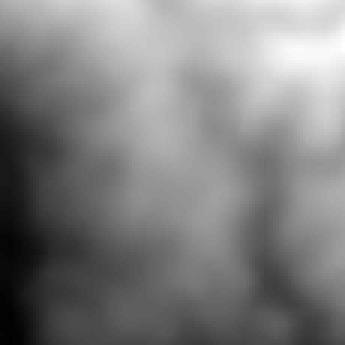
%> input picture heightmap.png, 115 x 115 px (shown 3 times larger)
$ octave showall_path.m   (GNU Octave 9; MATLAB toolbox functions it lacks are replaced by stand-ins)
%> lines starting %> are read from the running program, lines starting %| are printed output that depends on the picture; in (x1, y1, x2, y2) boxes, pixels count from 0 and x2, y2 are one past the last pixel; in counts of white or black regions, pixels touching at a corner belong together; the program's own positions count from 1
### IAstar_History_obs.m
%== history retain IA*-H with obstacles=====%

function [paths, costs,len] = IAstar_History_obs(HeightData, Obstacle_map, waypoints)
    % 使用 IA*-H 计算所有点对路径
    num_points = size(waypoints, 1);
    paths = cell(num_points, num_points);
    costs = zeros(num_points, num_points);
    len = zeros(num_points, num_points);
    N = size(HeightData,1);
    % 初始化 FRA* 状态
    g = inf(N);
    parent = zeros(N,N,3);
    Closed = false(N);
    Open = [];

    [m, u, thetaM , thetaB] = parameter();

    FLAG = true;
    % ===== 遍历所有点对 =====
    for i = 1:num_points
        FLAG = false;
        for j = 1:num_points
            if i == j
                continue
            end
            start = waypoints(i,:);
            goal  = waypoints(j,:);
            if FLAG == false
                % 第一次：运行完整 A*
                [path, Open, Closed, g, parent,costA,path_length] = Astar(HeightData, Obstacle_map, start, goal, g, parent, m, u, thetaM, thetaB);
                FLAG = true;
            else
                % 后续：直接调用 IA*-H 增量更新
                [path, Open, Closed, g, parent,costA,path_length] = IAH(HeightData, Obstacle_map, start, goal, Open, Closed, g, parent, m, u, thetaM, thetaB);
            end
            % 保存结果
            paths{i,j} = path;
            %paths{j,i} = flipud(path); % 反向路径
            if isempty(path)
                costs(i,j) = inf;
            else
                costs(i,j) = costA;
                len(i,j) = path_length;
            end
        end
    end
end

% [446 lines left out: functions IAH, Astar, Astar_continue, UpdateOpenHeuristic, cost, heuristic and 7 more, not called in this run]

### parameter.m
function [m, u, thetaM , thetaB] = parameter()
    m = 22;       % 质量 (kg)
    v = 0.35;     % 速度 (m/s)
    Pmax = 72;    % 最大功率 (W)
    u = 0.1;      % 摩擦系数
    us = 1.0;     % 静摩擦系数
    thetaf = calculateTHm(m, v, Pmax, u);  % 动力限制坡度
    thetaS = atan(us - u);                 % 静摩擦坡度
    thetaM = min(thetaf, thetaS);          % 最大可行坡度
    thetaB = -atan(u);                     % 刹车临界角
end


function thetam = calculateTHm(m,v,Pmax,u)
    Fmax = Pmax / v;
    temp = asin(Fmax / (m * 9.81 * sqrt(u*u + 1)));
    thetam = temp - atan(u);
end

### showall_path.m
% ===在密集场景中展示所有路径====%
HeightData = double(imread('heightmap.png'));
%> HeightData: size 115x115 double; min 201, max 285, mean 243.3; mean of the top-left, top-right, bottom-left and bottom-right quarters 247.4, 262.5, 224.7, 239
Obstacle_map = HeightData;
Obstacle_map(:) = 0;
%> Obstacle_map: size 115x115 double; every value is 0

% 设定多个点
waypoints = [
    98,101;
    %left
    107,87
    104,78
    104,69
    107,42
    107,33
    104,24
    101,15
    98,7

    %mid
    65,96;
    62,87;
    62,78;
    62,69;
    62,60;
    59,51;
    56,42;
    50,17;
    44,8;

    %right
    23,96
    26,87
    23,78
    23,69
    20,60
    20,33
    17,24
    14,15
    14,7
];

figure(1)
x=1:115;
y=1:115;
[x1,y1]=meshgrid(x,y);
surf(x1, y1, HeightData), shading interp, colorbar
hold on

for i = 45:80
    if mod(i,3) == 2
        plot3(i', 101',HeightData(101,i)+5,'bo','MarkerSize',5,...
                               'MarkerEdgeColor','none',...
                               'MarkerFaceColor','g',...
                               'MarkerSize',6)
        set(gca, 'LooseInset', [0,0,0,0]);
    end
    Obstacle_map(i,101) = 1;
end
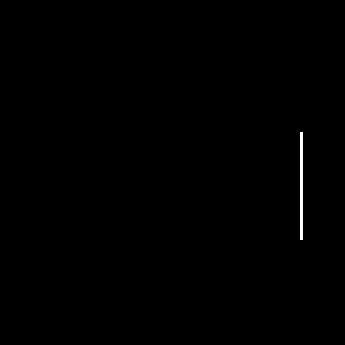
%> Obstacle_map: size 115x115 double (shown 3 times larger); values 0 (black) and 1 (white), 0.27% white in thin lines or dots, all inside (x1, y1, x2, y2) = (100, 44, 101, 80)

for i = 49:82
    if mod(i,3) == 2
        plot3(i', 92',HeightData(92,i)+5,'bo','MarkerSize',5,...
                               'MarkerEdgeColor','none',...
                               'MarkerFaceColor','g',...
                               'MarkerSize',6)
        set(gca, 'LooseInset', [0,0,0,0]);
    end
    Obstacle_map(i,92) = 1;
end
%> Obstacle_map: size 115x115 double; values 0 (black) and 1 (white), 0.53% white in thin lines or dots, all inside (x1, y1, x2, y2) = (91, 44, 101, 82)

for i = 49:78
    if mod(i,3) == 2
        plot3(i', 83',HeightData(83,i)+5,'bo','MarkerSize',5,...
                               'MarkerEdgeColor','none',...
                               'MarkerFaceColor','g',...
                               'MarkerSize',6)
        set(gca, 'LooseInset', [0,0,0,0]);
    end
    Obstacle_map(i,83) = 1;
end
%> Obstacle_map: size 115x115 double; values 0 (black) and 1 (white), 0.76% white in thin lines or dots, all inside (x1, y1, x2, y2) = (82, 44, 101, 82)


for i = 45:78
    if mod(i,3) == 2
        plot3(i', 74',HeightData(74,i)+5,'bo','MarkerSize',5,...
                               'MarkerEdgeColor','none',...
                               'MarkerFaceColor','g',...
                               'MarkerSize',6)
        set(gca, 'LooseInset', [0,0,0,0]);
    end
    Obstacle_map(i,74) = 1;
end
%> Obstacle_map: size 115x115 double; values 0 (black) and 1 (white), 1% white in thin lines or dots, all inside (x1, y1, x2, y2) = (73, 44, 101, 82)

for i = 45:78
    if mod(i,3) == 2
        plot3(i', 65',HeightData(65,i)+5,'bo','MarkerSize',5,...
                               'MarkerEdgeColor','none',...
                               'MarkerFaceColor','g',...
                               'MarkerSize',6)
        set(gca, 'LooseInset', [0,0,0,0]);
    end
    Obstacle_map(i,65) = 1;
end
%> Obstacle_map: size 115x115 double; values 0 (black) and 1 (white), 1.3% white in thin lines or dots, all inside (x1, y1, x2, y2) = (64, 44, 101, 82)

for i = 45:78
    if mod(i,3) == 2
        plot3(i', 56',HeightData(56,i)+5,'bo','MarkerSize',5,...
                               'MarkerEdgeColor','none',...
                               'MarkerFaceColor','g',...
                               'MarkerSize',6)
        set(gca, 'LooseInset', [0,0,0,0]);
    end
    Obstacle_map(i,56) = 1;
end
%> Obstacle_map: size 115x115 double; values 0 (black) and 1 (white), 1.5% white in thin lines or dots, all inside (x1, y1, x2, y2) = (55, 44, 101, 82)

for i = 45:70
    if mod(i,3) == 2
        plot3(i', 47',HeightData(47,i)+5,'bo','MarkerSize',5,...
                               'MarkerEdgeColor','none',...
                               'MarkerFaceColor','g',...
                               'MarkerSize',6)
        set(gca, 'LooseInset', [0,0,0,0]);
    end
    Obstacle_map(i,47) = 1;
end
%> Obstacle_map: size 115x115 double; values 0 (black) and 1 (white), 1.7% white in thin lines or dots, all inside (x1, y1, x2, y2) = (46, 44, 101, 82)

for i = 45:65
    if mod(i,3) == 2
        plot3(i', 38',HeightData(38,i)+5,'bo','MarkerSize',5,...
                               'MarkerEdgeColor','none',...
                               'MarkerFaceColor','g',...
                               'MarkerSize',6)
        set(gca, 'LooseInset', [0,0,0,0]);
    end
    Obstacle_map(i,38) = 1;
end
%> Obstacle_map: size 115x115 double; values 0 (black) and 1 (white), 1.9% white in thin lines or dots, all inside (x1, y1, x2, y2) = (37, 44, 101, 82)

for i = 45:62
    if mod(i,3) == 2
        plot3(i', 22',HeightData(22,i)+5,'bo','MarkerSize',5,...
                               'MarkerEdgeColor','none',...
                               'MarkerFaceColor','g',...
                               'MarkerSize',6)
        set(gca, 'LooseInset', [0,0,0,0]);
    end
    Obstacle_map(i,22) = 1;
end
%> Obstacle_map: size 115x115 double; values 0 (black) and 1 (white), 2% white in thin lines or dots, all inside (x1, y1, x2, y2) = (21, 44, 101, 82)

for i = 40:58
    if mod(i,3) == 2
        plot3(i', 13',HeightData(13,i)+5,'bo','MarkerSize',5,...
                               'MarkerEdgeColor','none',...
                               'MarkerFaceColor','g',...
                               'MarkerSize',6)
        set(gca, 'LooseInset', [0,0,0,0]);
    end
    Obstacle_map(i,13) = 1;
end
%> Obstacle_map: size 115x115 double; values 0 (black) and 1 (white), 2.2% white in thin lines or dots, all inside (x1, y1, x2, y2) = (12, 39, 101, 82)

for i = 35:53
    if mod(i,3) == 2
        plot3(i', 4',HeightData(4,i)+5,'bo','MarkerSize',5,...
                               'MarkerEdgeColor','none',...
                               'MarkerFaceColor','g',...
                               'MarkerSize',6)
        set(gca, 'LooseInset', [0,0,0,0]);
    end
    Obstacle_map(i,4) = 1;
end
%> Obstacle_map: size 115x115 double; values 0 (black) and 1 (white), 2.3% white in thin lines or dots, all inside (x1, y1, x2, y2) = (3, 34, 101, 82)

%左侧
for i = 99:113
    if mod(i,3) == 2
        plot3(i', 92',HeightData(92,i)+5,'bo','MarkerSize',5,...
                               'MarkerEdgeColor','none',...
                               'MarkerFaceColor','g',...
                               'MarkerSize',6)
        set(gca, 'LooseInset', [0,0,0,0]);
    end
    Obstacle_map(i,92) = 1;
end
%> Obstacle_map: size 115x115 double; values 0 (black) and 1 (white), 2.4% white in thin lines or dots, all inside (x1, y1, x2, y2) = (3, 34, 101, 113)

for i = 95:113
    if mod(i,3) == 2
        plot3(i', 83',HeightData(83,i)+5,'bo','MarkerSize',5,...
                               'MarkerEdgeColor','none',...
                               'MarkerFaceColor','g',...
                               'MarkerSize',6)
        set(gca, 'LooseInset', [0,0,0,0]);
    end
    Obstacle_map(i,83) = 1;
end

for i = 95:113
    if mod(i,3) == 2
        plot3(i', 74',HeightData(74,i)+5,'bo','MarkerSize',5,...
                               'MarkerEdgeColor','none',...
                               'MarkerFaceColor','g',...
                               'MarkerSize',6)
        set(gca, 'LooseInset', [0,0,0,0]);
    end
    Obstacle_map(i,74) = 1;
end

for i = 95:113
    if mod(i,3) == 2
        plot3(i', 65',HeightData(65,i)+5,'bo','MarkerSize',5,...
                               'MarkerEdgeColor','none',...
                               'MarkerFaceColor','g',...
                               'MarkerSize',6)
        set(gca, 'LooseInset', [0,0,0,0]);
    end
    Obstacle_map(i,65) = 1;
end

for i = 100:113
    if mod(i,3) == 2
        plot3(i', 47',HeightData(47,i)+5,'bo','MarkerSize',5,...
                               'MarkerEdgeColor','none',...
                               'MarkerFaceColor','g',...
                               'MarkerSize',6)
        set(gca, 'LooseInset', [0,0,0,0]);
    end
    Obstacle_map(i,47) = 1;
end

for i = 100:113
    if mod(i,3) == 2
        plot3(i', 38',HeightData(38,i)+5,'bo','MarkerSize',5,...
                               'MarkerEdgeColor','none',...
                               'MarkerFaceColor','g',...
                               'MarkerSize',6)
        set(gca, 'LooseInset', [0,0,0,0]);
    end
    Obstacle_map(i,38) = 1;
end

for i = 103:113
    if mod(i,3) == 2
        plot3(i', 29',HeightData(29,i)+5,'bo','MarkerSize',5,...
                               'MarkerEdgeColor','none',...
                               'MarkerFaceColor','g',...
                               'MarkerSize',6)
        set(gca, 'LooseInset', [0,0,0,0]);
    end
    Obstacle_map(i,29) = 1;
end

for i = 90:113
    if mod(i,3) == 2
        plot3(i', 20',HeightData(20,i)+5,'bo','MarkerSize',5,...
                               'MarkerEdgeColor','none',...
                               'MarkerFaceColor','g',...
                               'MarkerSize',6)
        set(gca, 'LooseInset', [0,0,0,0]);
    end
    Obstacle_map(i,20) = 1;
end

for i = 85:113
    if mod(i,3) == 2
        plot3(i', 11',HeightData(11,i)+5,'bo','MarkerSize',5,...
                               'MarkerEdgeColor','none',...
                               'MarkerFaceColor','g',...
                               'MarkerSize',6)
        set(gca, 'LooseInset', [0,0,0,0]);
    end
    Obstacle_map(i,11) = 1;
end

for i = 75:113
    if mod(i,3) == 2
        plot3(i', 3',HeightData(3,i)+5,'bo','MarkerSize',5,...
                               'MarkerEdgeColor','none',...
                               'MarkerFaceColor','g',...
                               'MarkerSize',6)
        set(gca, 'LooseInset', [0,0,0,0]);
    end
    Obstacle_map(i,3) = 1;
end
%> Obstacle_map: size 115x115 double; values 0 (black) and 1 (white), 3.8% white in thin lines or dots, all inside (x1, y1, x2, y2) = (2, 34, 101, 113)


%右侧
for i = 10:35
    if mod(i,3) == 2
        plot3(i', 101',HeightData(101,i)+5,'bo','MarkerSize',5,...
                               'MarkerEdgeColor','none',...
                               'MarkerFaceColor','g',...
                               'MarkerSize',6)
        set(gca, 'LooseInset', [0,0,0,0]);
    end
    Obstacle_map(i,101) = 1;
end
%> Obstacle_map: size 115x115 double; values 0 (black) and 1 (white), 4% white in thin lines or dots, all inside (x1, y1, x2, y2) = (2, 9, 101, 113)

for i = 10:35
    if mod(i,3) == 2
        plot3(i', 92',HeightData(92,i)+5,'bo','MarkerSize',5,...
                               'MarkerEdgeColor','none',...
                               'MarkerFaceColor','g',...
                               'MarkerSize',6)
        set(gca, 'LooseInset', [0,0,0,0]);
    end
    Obstacle_map(i,92) = 1;
end

for i = 15:35
    if mod(i,3) == 2
        plot3(i', 83',HeightData(83,i)+5,'bo','MarkerSize',5,...
                               'MarkerEdgeColor','none',...
                               'MarkerFaceColor','g',...
                               'MarkerSize',6)
        set(gca, 'LooseInset', [0,0,0,0]);
    end
    Obstacle_map(i,83) = 1;
end

for i = 12:33
    if mod(i,3) == 2
        plot3(i', 74',HeightData(74,i)+5,'bo','MarkerSize',5,...
                               'MarkerEdgeColor','none',...
                               'MarkerFaceColor','g',...
                               'MarkerSize',6)
        set(gca, 'LooseInset', [0,0,0,0]);
    end
    Obstacle_map(i,74) = 1;
end
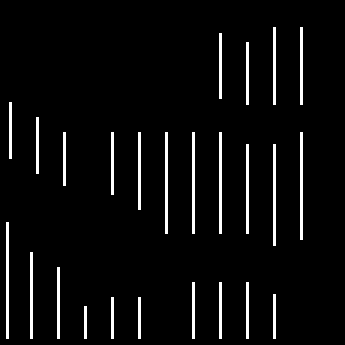
%> Obstacle_map: size 115x115 double (shown 3 times larger); values 0 (black) and 1 (white), 4.6% white in thin lines or dots, all inside (x1, y1, x2, y2) = (2, 9, 101, 113)

for i = 9:33
    if mod(i,3) == 2
        plot3(i', 65',HeightData(65,i)+5,'bo','MarkerSize',5,...
                               'MarkerEdgeColor','none',...
                               'MarkerFaceColor','g',...
                               'MarkerSize',6)
        set(gca, 'LooseInset', [0,0,0,0]);
    end
    Obstacle_map(i,65) = 1;
end
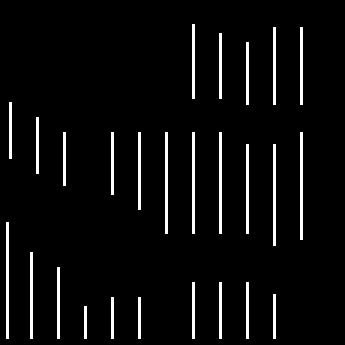
%> Obstacle_map: size 115x115 double (shown 3 times larger); values 0 (black) and 1 (white), 4.7% white in thin lines or dots, all inside (x1, y1, x2, y2) = (2, 8, 101, 113)

for i = 9:33
    if mod(i,3) == 2
        plot3(i', 56',HeightData(56,i)+5,'bo','MarkerSize',5,...
                               'MarkerEdgeColor','none',...
                               'MarkerFaceColor','g',...
                               'MarkerSize',6)
        set(gca, 'LooseInset', [0,0,0,0]);
    end
    Obstacle_map(i,56) = 1;
end
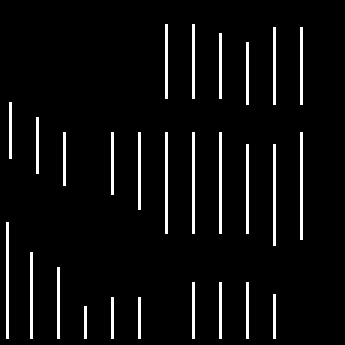
%> Obstacle_map: size 115x115 double (shown 3 times larger); values 0 (black) and 1 (white), 4.9% white in thin lines or dots, all inside (x1, y1, x2, y2) = (2, 8, 101, 113)

for i = 9:33
    if mod(i,3) == 2
        plot3(i', 38',HeightData(38,i)+5,'bo','MarkerSize',5,...
                               'MarkerEdgeColor','none',...
                               'MarkerFaceColor','g',...
                               'MarkerSize',6)
        set(gca, 'LooseInset', [0,0,0,0]);
    end
    Obstacle_map(i,38) = 1;
end
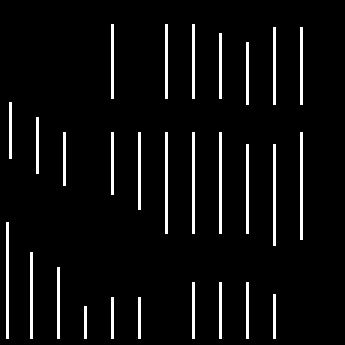
%> Obstacle_map: size 115x115 double (shown 3 times larger); values 0 (black) and 1 (white), 5.1% white in thin lines or dots, all inside (x1, y1, x2, y2) = (2, 8, 101, 113)

for i = 6:33
    if mod(i,3) == 2
        plot3(i', 29',HeightData(29,i)+5,'bo','MarkerSize',5,...
                               'MarkerEdgeColor','none',...
                               'MarkerFaceColor','g',...
                               'MarkerSize',6)
        set(gca, 'LooseInset', [0,0,0,0]);
    end
    Obstacle_map(i,29) = 1;
end
%> Obstacle_map: size 115x115 double; values 0 (black) and 1 (white), 5.3% white in thin lines or dots, all inside (x1, y1, x2, y2) = (2, 5, 101, 113)


for i = 5:31
    if mod(i,3) == 2
        plot3(i', 20',HeightData(20,i)+5,'bo','MarkerSize',5,...
                               'MarkerEdgeColor','none',...
                               'MarkerFaceColor','g',...
                               'MarkerSize',6)
        set(gca, 'LooseInset', [0,0,0,0]);
    end
    Obstacle_map(i,20) = 1;
end
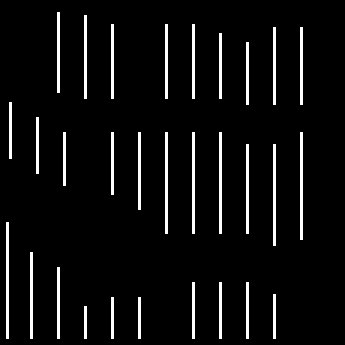
%> Obstacle_map: size 115x115 double (shown 3 times larger); values 0 (black) and 1 (white), 5.5% white in thin lines or dots, all inside (x1, y1, x2, y2) = (2, 4, 101, 113)

for i = 5:25
    if mod(i,3) == 2
        plot3(i', 11',HeightData(11,i)+5,'bo','MarkerSize',5,...
                               'MarkerEdgeColor','none',...
                               'MarkerFaceColor','g',...
                               'MarkerSize',6)
        set(gca, 'LooseInset', [0,0,0,0]);
    end
    Obstacle_map(i,11) = 1;
end
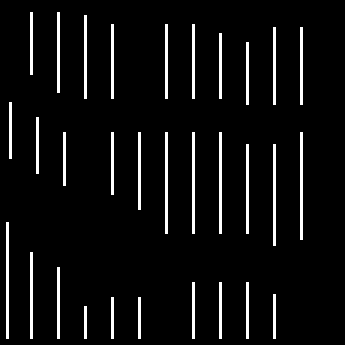
%> Obstacle_map: size 115x115 double (shown 3 times larger); values 0 (black) and 1 (white), 5.7% white in thin lines or dots, all inside (x1, y1, x2, y2) = (2, 4, 101, 113)

for i = 5:22
    if mod(i,3) == 2
        plot3(i', 3',HeightData(3,i)+5,'bo','MarkerSize',5,...
                               'MarkerEdgeColor','none',...
                               'MarkerFaceColor','g',...
                               'MarkerSize',6)
        set(gca, 'LooseInset', [0,0,0,0]);
    end
    Obstacle_map(i,3) = 1;
end

hold on


num_points = size(waypoints,1);
heights = arrayfun(@(i) HeightData(waypoints(i,2), waypoints(i,1)) , 1:num_points)';
%> heights = 27 values, max 281 at index 8, min 220 at index 20, mean 248.7
points = [waypoints, heights];
%> points = 27 rows, first 12: [98 101 223; 107 87 245; 104 78 247; 104 69 253; 107 42 266; 107 33 270; 104 24 278; 101 15 281; 98 7 272; 65 96 240; 62 87 242; 62 78 246]

% 计算所有点对 (i, j) 之间的最优路径

%% 绘制路径

tic;
[paths, costs] = IAstar_History_obs(HeightData,Obstacle_map, waypoints);
%> (the run ends here)
